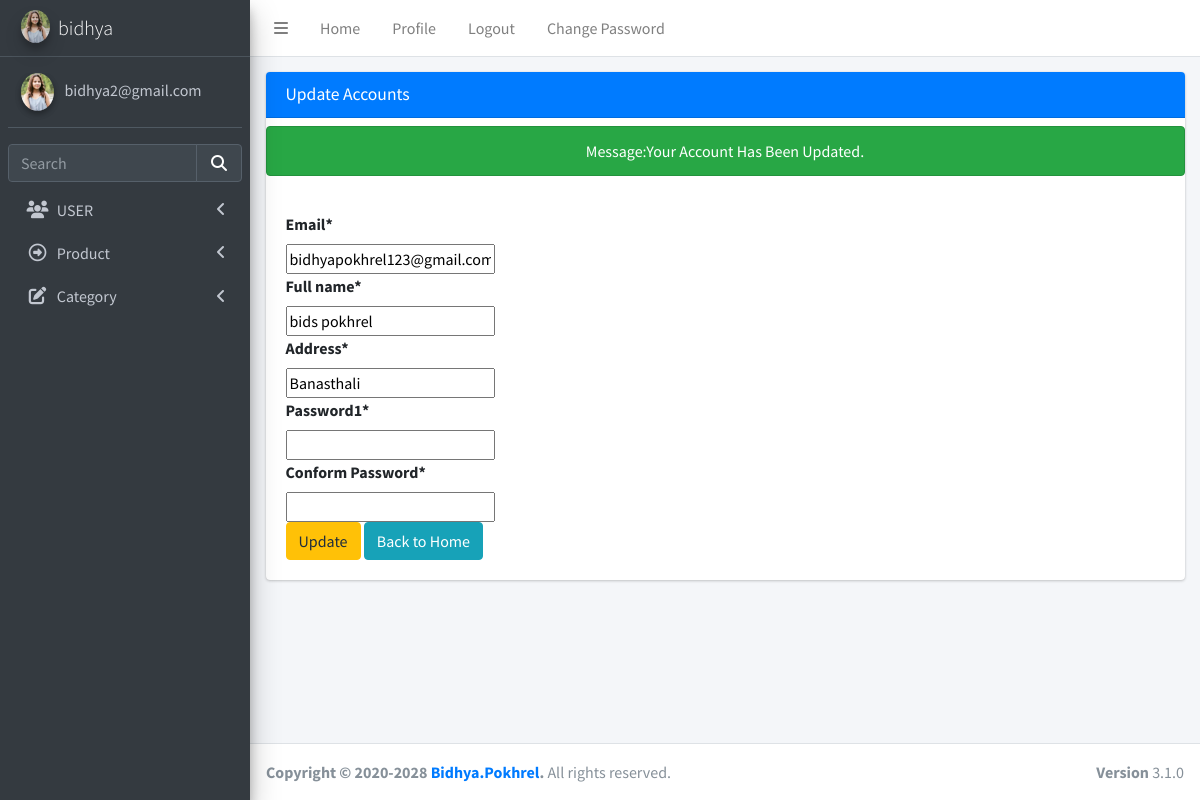
The page /userupdate/9/ (signed in) on the database its author committed.
### account/models.py (models this page shows, shortened)
class User(AbstractBaseUser):
    is_email_verified = models.BooleanField(default=False)
    email = models.EmailField(
        verbose_name='email address', max_length=250, unique=True)
    full_name = models.CharField(max_length=200, blank=True, null=True)
    address = models.CharField(max_length=200, blank=True, null=True)
    active = models.BooleanField(default=True)  # can login
    staff = models.BooleanField(default=False)  # non super user
    admin = models.BooleanField(default=False)  # super user
    timestamp = models.DateTimeField(auto_now_add=True)
    USERNAME_FIELD = 'email'
    REQUIRED_FIELDS = []
    objects = UserManager()
    @property
    def is_active(self):
        return self.active

class Profile(models.Model):
    user = models.OneToOneField(User, on_delete=models.CASCADE)
    image = models.ImageField(default="default.jpg", upload_to="profile_pics/")

### account/views.py (the view, shortened to what this page needs)
# urls.py: path('userupdate/<int:id>/', views.user_update, name='userupdate'),
@login_required(login_url="/")
def user_update(request, id):
    updt = User.objects.get(pk=id)
    form = SignUpForm(instance=updt)
    messages.add_message(request, messages.SUCCESS,
                         'Your Account Has Been Updated.')
    return render(request, 'account/userupdate.html', {'form': form})

### account/forms.py (shortened to what this page needs)
class SignUpForm(forms.ModelForm):
    full_name = forms.CharField()
    address = forms.CharField()
    email = forms.EmailField()
    password1 = forms.CharField(widget=forms.PasswordInput)
    password2 = forms.CharField(
        label='Conform Password', widget=forms.PasswordInput)
    class Meta:
        model = User
        fields = ('email', 'full_name', 'address',)

### templates/account/userupdate.html (shortened to what this page needs)
{%extends "base.html" %} {% load static %}
{% block csspart %}
<link rel="stylesheet" href="{%static 'dist/css/adminlte.min.css' %}" />
</head>
{% endblock csspart %}
{%block bodycontent%}
<body class="hold-transition sidebar-mini">
    <div class="wrapper">
        <div class="content-wrapper">
            <section class="content-header">
                <div class="container-fluid">
                    <div class="row">
                        <div class="col-md-12">
                            <div class="card card-primary">
                                <div class="card-header">
                                    <h3 class="card-title">Update Accounts</h3>
                                </div>
                                {% for message in messages %}
                                <div class="d-flex justify-content-center alert alert-{{message.tags}} mt-2"
                                    role="alert">Message:{{message}}</div>
                                {% endfor %}
                                {% load crispy_forms_tags %}
                                <form method="POST" enctype="multipart/form-data" novalidate>
                                    <div class="card-body">
                                        {{form|crispy}}
                                        <input class="btn btn-warning" type="submit" value="Update">
                                        <a class="btn btn-info" href="{% url 'account:userread' %}">Back to Home</a>
                                </form>
                            </div>
                        </div>
                    </div>
                </div>
        </div>
    </div>
    {%endblock bodycontent%}

### templates/base.html (shortened to what this page needs)
<!DOCTYPE html>
<html lang="en">
{% load static %}
<head>
  {% block csspart %}{% endblock csspart %}
</head>
{% block nav%}
<div class="wrapper">
  <nav class="main-header navbar navbar-expand navbar-white navbar-light">
    <ul class="navbar-nav">
      <li class="nav-item">
        <a class="nav-link" data-widget="pushmenu" href="#" role="button"><i class="fas fa-bars"></i></a>
      </li>
      <li class="nav-item d-none d-sm-inline-block">
        <a href="{% url 'account:userread' %}" class="nav-link">Home</a>
      </li>
      <li class="nav-item d-none d-sm-inline-block">
        <a href="{% url 'account:profile' %}" class="nav-link">Profile</a>
      </li>
      <li class="nav-item d-none d-sm-inline-block">
        <a href="{% url 'account:user_logout' %}" class="nav-link">Logout</a>
      </li>
      <li class="nav-item d-none d-sm-inline-block">
        <a href="{% url 'account:change_password' %}" class="nav-link">Change Password</a>
      </li>
    </ul>
  </nav>
  <aside class="main-sidebar sidebar-dark-primary elevation-4">
    <a href="index3.html" class="brand-link">
      <img src="{{user.profile.image.url}}" alt="AdminLTE Logo" class="brand-image img-circle elevation-3"
        style="opacity: 0.8" />
      <span class="brand-text font-weight-light">{{user.full_name}}</span>
    </a>
    <div class="sidebar">
      <div class="user-panel mt-3 pb-3 mb-3 d-flex">
        <div class="image">
          <img src="{{user.profile.image.url}}" class="img-circle elevation-2" alt="User Image" />
        </div>
        <div class="info">
          <a href="{% url 'account:profile' %}" class="d-block">{{user.email}}</a>
        </div>
      </div>
      <div class="form-inline">
        <div class="input-group" data-widget="sidebar-search">
          <input class="form-control form-control-sidebar" type="search" placeholder="Search" aria-label="Search" />
          <div class="input-group-append">
            <button class="btn btn-sidebar">
              <i class="fas fa-search fa-fw"></i>
            </button>
          </div>
        </div>
      </div>
      <nav class="mt-2">
        <ul class="nav nav-pills nav-sidebar flex-column" data-widget="treeview" role="menu" data-accordion="false">
          <li class="nav-item">
            <a href="#" class="nav-link">
              <i class="nav-icon fas fa-users"></i>
              <p>
                USER
                <i class="fas fa-angle-left right"></i>
              </p>
            </a>
          </li>
          <li class="nav-item">
            <a href="#" class="nav-link">
              <i class="nav-icon far fa-arrow-alt-circle-right"></i>
              <p>
                Product
                <i class="fas fa-angle-left right"></i>
              </p>
            </a>
          </li>
          <li class="nav-item">
            <a href="#" class="nav-link">
              <i class="nav-icon fas fa-edit"></i>
              <p>
                Category
                <i class="fas fa-angle-left right"></i>
              </p>
            </a>
          </li>
        </ul>
      </nav>
    </div>
  </aside>
  {% endblock nav%}
  {% block bodycontent%}
  {% endblock bodycontent%}
  <footer class="main-footer">
    <strong>Copyright &copy; 2020-2028
      <a href="https://adminlte.io">Bidhya.Pokhrel</a>.</strong>
    All rights reserved.
    <div class="float-right d-none d-sm-inline-block">
      <b>Version</b> 3.1.0
    </div>
  </footer>
</div>
</body>
</html>

### rows shown on the page
User: profile.image (picture), full_name "bidhya", email "bidhya2@gmail.com"
User: email "bidhyapokhrel123@gmail.com", full_name "bids pokhrel", address "Banasthali"

### other values the page prints
{{ message }} "Your Account Has Been Updated."
